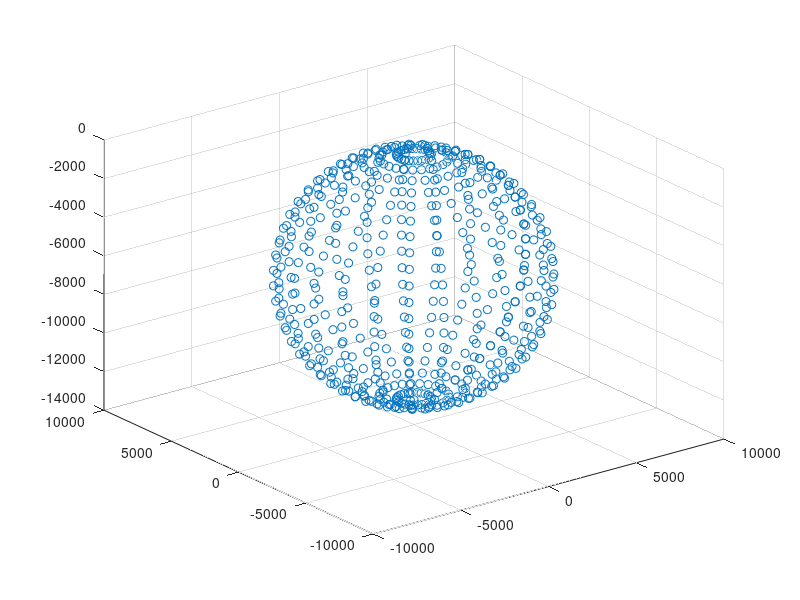

The MATLAB source for this figure: (Note: this script raises an error after producing the figure.)
%%%%%%%%%%%%%%%%%%%%%%%%%%%%%%%%%%%%%%%%%%%%%%%%%%%%%%%%%%%%%%%%%%%%%%%%%%%
%%                  	INTERACTION LOCATIONS                  		 %%
%%%%%%%%%%%%%%%%%%%%%%%%%%%%%%%%%%%%%%%%%%%%%%%%%%%%%%%%%%%%%%%%%%%%%%%%%%%

clear all
clc

% This script generates a 10x10x27 (or 28) array with each element containing
% a corresponding probability that a given neutrino interaction will take
% place in that position. The code takes into account the possible paths a
% neutrino can take through space, the earth and the ice to get to a given
% position.


wa = waitbar(0,'Progress');
nrow = 10;
ncol = 10;
ndep = 27; % 28 for Antarctica




normalised_probabilities = zeros(nrow,ncol,ndep);
unnormalised_probabilities = zeros(nrow,ncol,ndep);


ecentre = -6371+ndep;
eradius = 6371;
c = [(nrow/2) (ncol/2) ecentre];
[xs,ys,zs] = sphere(25);
xs = reshape(xs.*eradius+5,676,1);
ys = reshape(ys.*eradius+5,676,1);
zs = reshape(zs.*eradius+ecentre,676,1);
XYZ = [xs,ys,zs];
XYZ = sortrows(XYZ,3);
XYZ = XYZ(26:650,:); % Remove top and duplicates

scatter3(XYZ(:,1),XYZ(:,2),XYZ(:,3))
interaction_length_earth = 1.66*10^-27/(10^-33*5515);


%% Density profile

den = 25.75; % Antarctica: Use den = 300
gam = 0.022; % 		       gam = 0.04	
AA = 1.1;    %		       AA = 325	
bet = 75;    %		       bet = 1	 	 	

denscoeff = [den AA gam bet];

%% Calculation

for z0 = 1:ndep;
    
    for x0 = 1:nrow;
        for y0 = 1:ncol;
            
            k = 1; % top face
            for i= 1:ncol
                for j= 1:nrow
                    edistnprob = 0;
                    lmod = sqrt((x0-i)^2+(y0-j)^2+(z0-k)^2); % modulus of vector from face to point
                    
                    if lmod ~= 0
                        l1 = (x0-i)/lmod;
                        l2 = (y0-j)/lmod;
                        l3 = (z0-k)/lmod;
         
                        o = [i j k]; % point on face position vector
                        l = [l1 l2 l3]; % unit vector from point to face
                        
                        
                        l_dot_o_minus_c = dot(l, (o-c));
                        o_minus_c_sqrd = dot((o-c),(o-c));
                          
                        discr = sqrt((l_dot_o_minus_c)^2-o_minus_c_sqrd+eradius^2); % check for real solutions
                        
                        if imag(discr) == 0
                            edistn = max(abs([-l_dot_o_minus_c + discr; -l_dot_o_minus_c - discr]));
                            edistnprob = exp(-edistn/interaction_length_earth);
                            
                            
                        end
                        
                    end
                    
                    if z0 ~= k % Dont use same oint as point and face
                        
                        interaction_length_ice = 1.66*10^-27/(10^-33*avDensity((100*z0),(100*k),denscoeff)); % ANTARCTICA: use avRefIndex() as slightly different code (no additive factor)
                        
                        normalised_probabilities(x0,y0,z0) =  normalised_probabilities(x0,y0,z0) + ((1-exp(-lmod*10/interaction_length_ice))*edistnprob);
                    
                    end
                    
                end
            end
            
            k = ndep;
            for i= 1:ncol
                for j= 1:nrow
                    
                    lmod = sqrt((x0-i)^2+(y0-j)^2+(z0-k)^2);
                    
                    if z0 ~= k
                        interaction_length_ice = 1.66*10^-27/(10^-33*avDensity((100*z0),(100*k),denscoeff));
                        
                        normalised_probabilities(x0,y0,z0) =  normalised_probabilities(x0,y0,z0) + (1-exp(-lmod*10/interaction_length_ice));
                    end
                end
            end
            
            i = 1;
            
            
            for k= 1:ndep
                for j= 1:nrow
                    edistnprob = 1;
                    lmod = sqrt((x0-i)^2+(y0-j)^2+(z0-k)^2);
                    if lmod ~= 0
                        
                        l1 = (x0-i)/lmod;
                        l2 = (y0-j)/lmod;
                        l3 = (z0-k)/lmod;
                        o = [i j k];
                        l = [l1 l2 l3];
                        
                        
                        
                        l_dot_o_minus_c = dot(l, (o-c));
                        o_minus_c_sqrd = dot((o-c),(o-c));
                        
                        discr = sqrt((l_dot_o_minus_c)^2-o_minus_c_sqrd+eradius^2);
                        
                        if imag(discr) == 0
                            edistn = min(abs([-l_dot_o_minus_c + discr; -l_dot_o_minus_c - discr]));
                            edistnprob = exp(-edistn/interaction_length_earth);
                        end
                        
                    end
                    if z0 ~= k
                        interaction_length_ice = 1.66*10^-27/(10^-33*avDensity((100*z0),(100*k),denscoeff)); % ANTARCTICA: use avRefIndex() as slightly different code (no additive factor)
                        
                        normalised_probabilities(x0,y0,z0) =  normalised_probabilities(x0,y0,z0) + ((1-exp(-lmod*10/interaction_length_ice))*edistnprob);
                    end
                end
            end
            
            i=ncol;
            
            for k= 1:ndep
                for j= 1:nrow
                    edistnprob = 1;
                    lmod = sqrt((x0-i)^2+(y0-j)^2+(z0-k)^2);
                    
                    if lmod ~= 0
                        l1 = (x0-i)/lmod;
                        l2 = (y0-j)/lmod;
                        l3 = (z0-k)/lmod;
                        o = [i j k];
                        l = [l1 l2 l3];
                        
                        
                        l_dot_o_minus_c = dot(l, (o-c));
                        o_minus_c_sqrd = dot((o-c),(o-c));
                        
                        discr = sqrt((l_dot_o_minus_c)^2-o_minus_c_sqrd+eradius^2);
                       
                        if imag(discr) == 0
                            edistn = min(abs([-l_dot_o_minus_c + discr; -l_dot_o_minus_c - discr]));
                            edistnprob = exp(-edistn/interaction_length_earth);
                        end
                        
                    end
                    if z0 ~= k
                        interaction_length_ice = 1.66*10^-27/(10^-33*avDensity((100*z0),(100*k),denscoeff)); % ANTARCTICA: use avRefIndex() as slightly different code (no additive factor)
                        
                        normalised_probabilities(x0,y0,z0) =  normalised_probabilities(x0,y0,z0) + ((1-exp(-lmod*10/interaction_length_ice))*edistnprob);
                    end
                end
            end
            
            j = 1;
            
            for k= 1:ndep
                for i= 1:ncol
                    edistnprob = 1;
                    lmod = sqrt((x0-i)^2+(y0-j)^2+(z0-k)^2);
                    if lmod ~= 0
                        l1 = (x0-i)/lmod;
                        l2 = (y0-j)/lmod;
                        l3 = (z0-k)/lmod;
                        o = [i j k];
                        l = [l1 l2 l3];
                        
                        
                        l_dot_o_minus_c = dot(l, (o-c));
                        o_minus_c_sqrd = dot((o-c),(o-c));
                        
                        discr = sqrt((l_dot_o_minus_c)^2-o_minus_c_sqrd+eradius^2);
                        if imag(discr) == 0
                            edistn = min(abs([-l_dot_o_minus_c + discr; -l_dot_o_minus_c - discr]));
                            edistnprob = exp(-edistn/interaction_length_earth);
                        end
                        
                    end
                    
                    if z0 ~= k
                        interaction_length_ice = 1.66*10^-27/(10^-33*avDensity((100*z0),(100*k),denscoeff)); % ANTARCTICA: use avRefIndex() as slightly different code (no additive factor)
                        
                        normalised_probabilities(x0,y0,z0) =  normalised_probabilities(x0,y0,z0) + ((1-exp(-lmod*10/interaction_length_ice))*edistnprob);
                    end
                end
            end
            
            j = nrow;
            
            for k= 1:ndep
                for i= 1:ncol
                    
                    lmod = sqrt((x0-i)^2+(y0-j)^2+(z0-k)^2);
                    edistnprob = 1;
                    
                    if lmod ~= 0
                        l1 = (x0-i)/lmod;
                        l2 = (y0-j)/lmod;
                        l3 = (z0-k)/lmod;
                        o = [i j k];
                        l = [l1 l2 l3];
                        
                        l_dot_o_minus_c = dot(l, (o-c));
                        o_minus_c_sqrd = dot((o-c),(o-c));
                        
                        discr = sqrt((l_dot_o_minus_c)^2-o_minus_c_sqrd+eradius^2);
                        
                        if imag(discr) == 0
                            edistn = min(abs([-l_dot_o_minus_c + discr; -l_dot_o_minus_c - discr]));
                            edistnprob = exp(-edistn/interaction_length_earth);
                            
                        end
                        
                    end
                    
                    if z0 ~= k
                        interaction_length_ice = 1.66*10^-27/(10^-33*avDensity((100*z0),(100*k),denscoeff)); % ANTARCTICA: use avRefIndex() as slightly different code (no additive factor)
                        
                        normalised_probabilities(x0,y0,z0) =  normalised_probabilities(x0,y0,z0) + ((1-exp(-lmod*10/interaction_length_ice))*edistnprob);
                    end
                    
                end
            end
            
        end
        
        
    end
    
    
    waitbar(z0/ndep,wa)
end

delete(wa);

unnormalised_probabilities = normalised_probabilities;
normalised_probabilities = normalised_probabilities./sum(sum(sum(normalised_probabilities)));


%% PLOT

sperl = normalised_probabilities;
figure(1)
q = slice(sperl, 1:size(sperl,1), 1:size(sperl,2), 1:size(sperl,3));
alpha('color')
set(q,'EdgeColor','none','FaceColor','interp','FaceAlpha','interp')
xlabel('width of detector [x100m]')
ylabel('length of detector [x100m]')
zlabel('depth of detector [x100m]')
title('probability of an interaction at any location')
